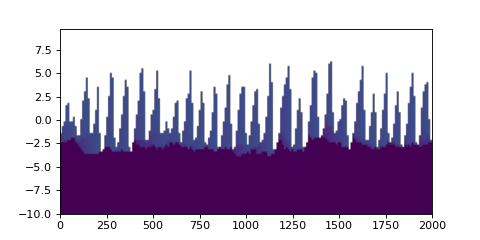

Here is the Python script that generated this plot:
import numpy as np
import matplotlib.pyplot as plt
from matplotlib import animation

import sandplover as spl

# set up to use constant z for stratigraphy, so all frames line up over time
zs = np.arange(-10, 10, 0.25)

# load the sample data and define indices to use in the plotting
aeolian = spl.sample_data.aeolian()
time_idxs = np.arange(100, 300, step=10)

aeolian_eta = aeolian["eta"].copy()
aeolian_time = aeolian["time"].copy()

subsidence_rate = 0.01
cross_section_idx = 10


def update_field(i):
    vol, elev = spl.strat.compute_boxy_stratigraphy_volume(
        aeolian_eta[:i],
        aeolian_time[:i],
        z=zs,
        sigma_dist=subsidence_rate,
    )
    im.set_data(vol[:, :, cross_section_idx])


# make one strat for the initial, to have the full shape of the image
vol, elev = spl.strat.compute_boxy_stratigraphy_volume(
    aeolian_eta[: time_idxs[0]],
    aeolian_time[: time_idxs[0]],
    z=zs,
    sigma_dist=subsidence_rate,
)

# make the first frame
fig, ax = plt.subplots(figsize=(6, 3))
im = plt.imshow(
    vol[:, :, cross_section_idx],
    extent=[0, aeolian.dim1_coords[-1], elev.min(), elev.max()],
    aspect="auto",
    origin="lower",
    vmin=0,
    vmax=time_idxs[-1],
)
